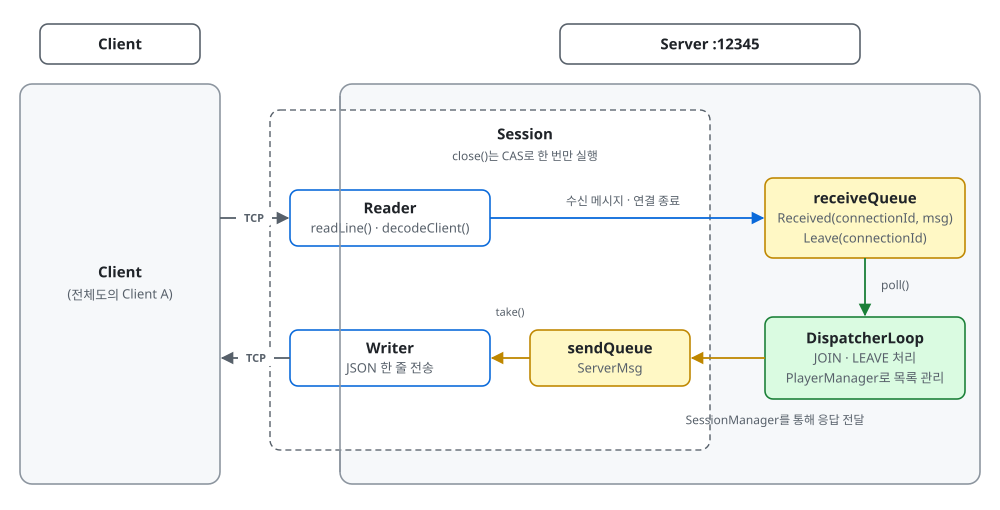

The script that saved this image:
"""v1 확대도. python docs/thread-diagram/v1/session.py 로 session.svg를 갱신한다."""

import sys
from pathlib import Path

HERE = Path(__file__).resolve().parent
sys.path.insert(0, str(HERE.parent))
from svg import Diagram

d = Diagram(1000, 510)

d.node(40, 24, 160, 40, "title", ["Client"])
d.node(560, 24, 300, 40, "title", ["Server  :12345"])
d.rect(20, 84, 200, 400, "process", r=12)
d.text(120, 272, "Client", weight=600)
d.text(120, 294, "(전체도의 Client A)", size=13, weight=400, color="#57606a")
d.rect(340, 84, 640, 400, "process", r=12)

# 접속별 Session과 스레드
d.out.append('<rect x="270" y="110" width="440" height="340" rx="10" fill="#ffffff" '
             'stroke="#57606a" stroke-width="1.4" stroke-dasharray="6 4"/>')
d.text(525, 134, "Session", weight=600)
d.text(525, 156, "close()는 CAS로 한 번만 실행", size=12, weight=400, color="#57606a")
d.node(290, 190, 200, 56, "thread", ["Reader", "readLine() · decodeClient()"])
d.node(290, 330, 200, 56, "thread", ["Writer", "JSON 한 줄 전송"])
d.node(530, 330, 160, 56, "queue", ["sendQueue", "ServerMsg"])
d.line(340, 96, 340, 472)

# 서버 공용 큐와 요청 처리 루프
d.node(765, 178, 200, 80, "queue", ["receiveQueue", "Received(connectionId, msg)", "Leave(connectionId)"])
d.node(765, 317, 200, 82, "loop", ["DispatcherLoop", "JOIN · LEAVE 처리", "PlayerManager로 목록 관리"])

d.arrow([(220, 218), (288, 218)], "tcp", "TCP", (254, 218))
d.arrow([(290, 358), (222, 358)], "tcp", "TCP", (256, 358))
d.arrow([(490, 218), (763, 218)], "recv")
d.text(623, 201, "수신 메시지 · 연결 종료", size=12, weight=400, color="#57606a")
d.arrow([(865, 258), (865, 315)], "loop")
d.text(881, 285, "poll()", size=12, weight=400, color="#57606a", anchor="start")
d.arrow([(765, 358), (692, 358)], "send")
d.text(775, 420, "SessionManager를 통해 응답 전달", size=12, weight=400, color="#57606a")
d.arrow([(530, 358), (492, 358)], "send")
d.text(510, 312, "take()", size=11, weight=400, color="#57606a")

d.save(HERE / "session.svg")
